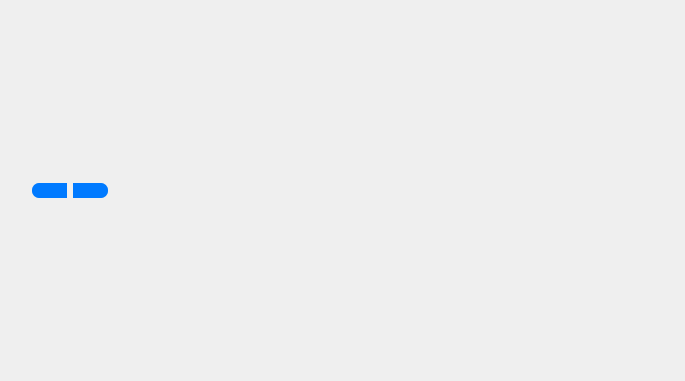
<?xml version="1.0" encoding="UTF-8"?>
<ui version="4.0">
 <class>ContentWidget</class>
 <widget class="QWidget" name="ContentWidget">
  <property name="geometry">
   <rect>
    <x>0</x>
    <y>0</y>
    <width>685</width>
    <height>381</height>
   </rect>
  </property>
  <property name="sizePolicy">
   <sizepolicy hsizetype="Expanding" vsizetype="Expanding">
    <horstretch>0</horstretch>
    <verstretch>30</verstretch>
   </sizepolicy>
  </property>
  <property name="windowTitle">
   <string>Form</string>
  </property>
  <property name="styleSheet">
   <string notr="true"/>
  </property>
  <layout class="QGridLayout" name="gridLayout">
   <item row="0" column="0">
    <layout class="QHBoxLayout" name="horizontalLayout">
     <item>
      <widget class="QPushButton" name="RefreshButton">
       <property name="minimumSize">
        <size>
         <width>15</width>
         <height>15</height>
        </size>
       </property>
       <property name="maximumSize">
        <size>
         <width>15</width>
         <height>15</height>
        </size>
       </property>
       <property name="styleSheet">
        <string notr="true">border: none;</string>
       </property>
       <property name="text">
        <string/>
       </property>
       <property name="icon">
        <iconset>
         <normaloff>../assets/refresh.png</normaloff>../assets/refresh.png</iconset>
       </property>
       <property name="iconSize">
        <size>
         <width>15</width>
         <height>15</height>
        </size>
       </property>
      </widget>
     </item>
     <item>
      <widget class="QPushButton" name="BackButton">
       <property name="minimumSize">
        <size>
         <width>35</width>
         <height>15</height>
        </size>
       </property>
       <property name="maximumSize">
        <size>
         <width>35</width>
         <height>15</height>
        </size>
       </property>
       <property name="styleSheet">
        <string notr="true">border-top-left-radius: 7px;
border-bottom-left-radius: 7px;
background-color: rgb(0, 122, 255);
</string>
       </property>
       <property name="text">
        <string/>
       </property>
       <property name="icon">
        <iconset>
         <normaloff>../assets/left_arrow.png</normaloff>../assets/left_arrow.png</iconset>
       </property>
       <property name="iconSize">
        <size>
         <width>10</width>
         <height>10</height>
        </size>
       </property>
      </widget>
     </item>
     <item>
      <widget class="QPushButton" name="ForwardButton">
       <property name="minimumSize">
        <size>
         <width>35</width>
         <height>15</height>
        </size>
       </property>
       <property name="maximumSize">
        <size>
         <width>35</width>
         <height>15</height>
        </size>
       </property>
       <property name="styleSheet">
        <string notr="true">border-top-right-radius: 7px;
border-bottom-right-radius: 7px;
background-color: rgb(0, 122, 255);</string>
       </property>
       <property name="text">
        <string/>
       </property>
       <property name="icon">
        <iconset>
         <normaloff>../assets/right_arrow.png</normaloff>../assets/right_arrow.png</iconset>
       </property>
       <property name="iconSize">
        <size>
         <width>10</width>
         <height>10</height>
        </size>
       </property>
      </widget>
     </item>
     <item>
      <spacer name="horizontalSpacer">
       <property name="orientation">
        <enum>Qt::Horizontal</enum>
       </property>
       <property name="sizeHint" stdset="0">
        <size>
         <width>40</width>
         <height>20</height>
        </size>
       </property>
      </spacer>
     </item>
     <item>
      <widget class="QLabel" name="ResultsText">
       <property name="text">
        <string/>
       </property>
      </widget>
     </item>
    </layout>
   </item>
  </layout>
 </widget>
 <resources/>
 <connections/>
</ui>
